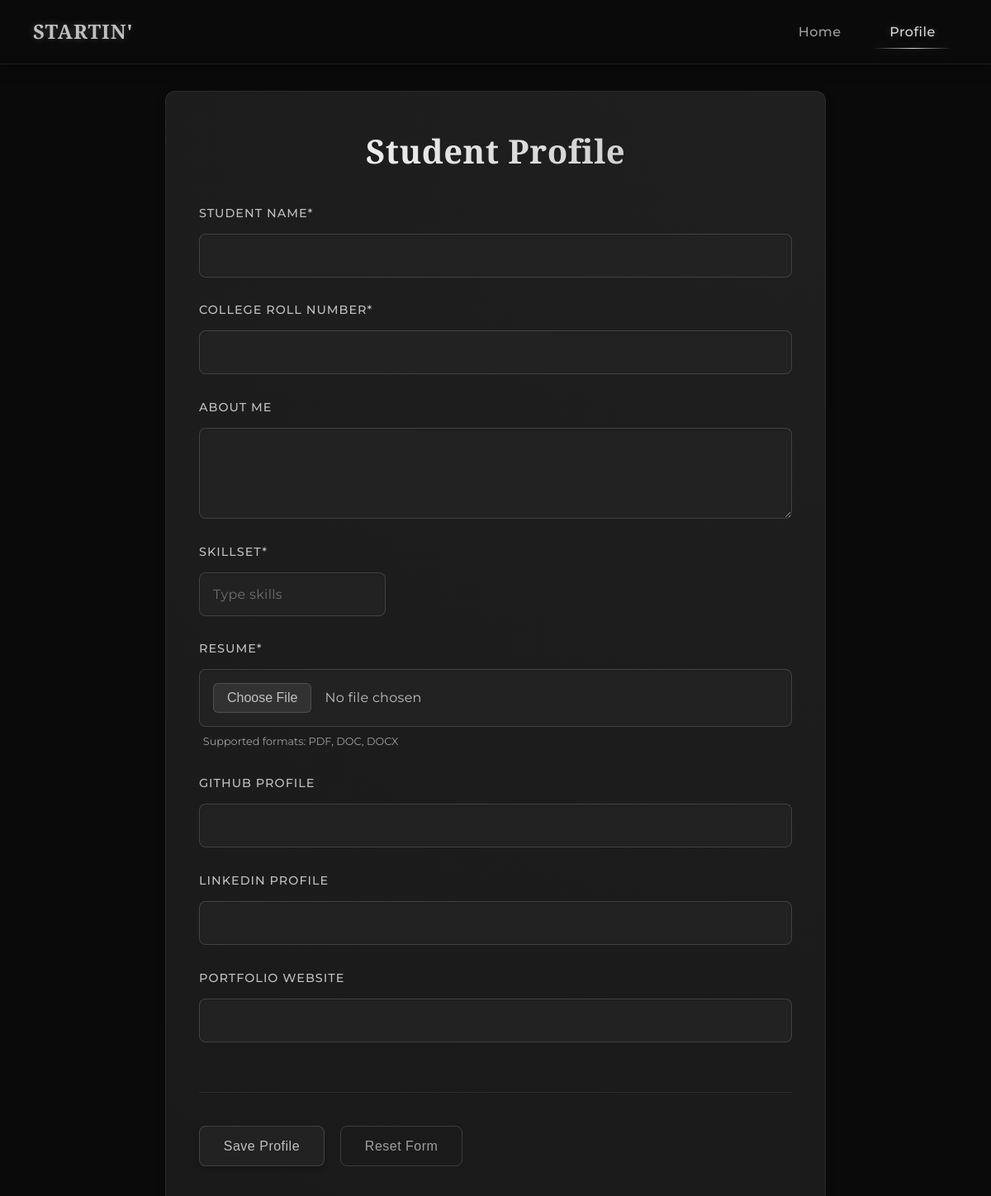
Page /student/profile (signed in) on the earlier database version.
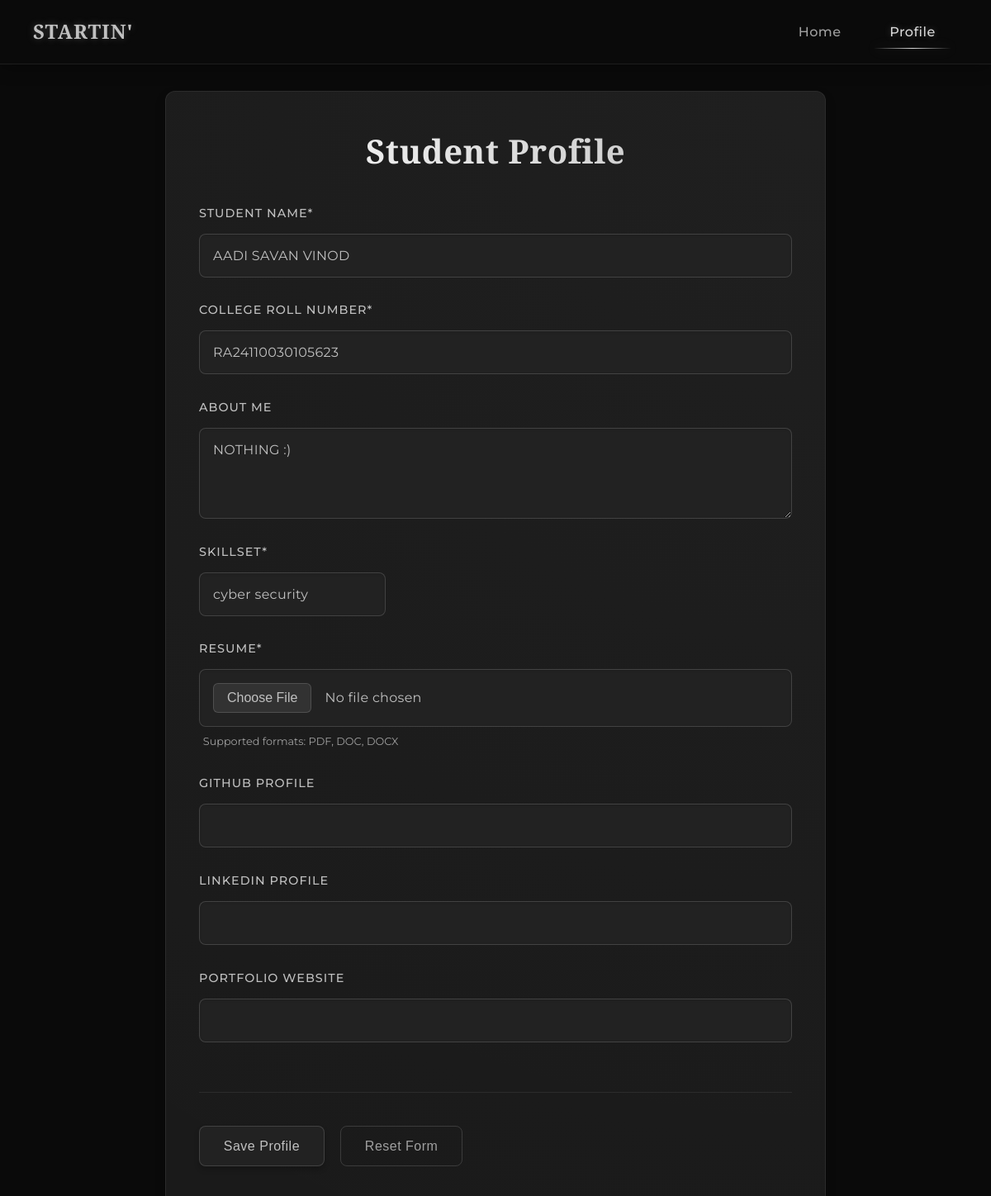
Same page on the later database version.
### Models.py (models this page shows)
class StudentProfile(db.Model):
    __tablename__ = "student_profile"
    id = db.Column(db.Integer, primary_key=True)
    student_id = db.Column(db.Integer, db.ForeignKey("student_registeration.id"), unique=True, nullable=False)
    name = db.Column(db.String(100), nullable=False)
    college_roll = db.Column(db.String(50), nullable=False, unique=True)
    about = db.Column(db.Text)
    skillset = db.Column(db.String(300))
    resume = db.Column(db.String(200))
    github = db.Column(db.String(200))
    linkedin = db.Column(db.String(200))
    portfolio = db.Column(db.String(200))
    listings = db.relationship("StudentListing", backref="student", lazy=True)

### app.py (the view, shortened to what this page needs)
@app.route('/student/profile', methods=["GET", "POST"])
def profile():
    student_id = session.get('student_id')
    if not student_id:
        return redirect(url_for('login_student'))
    profile = StudentProfile.query.filter_by(student_id=student_id).first()
    return render_template('profile_student.html', profile=profile)

### templates/profile_student.html (shortened to what this page needs)
<!DOCTYPE html>
<html lang="en">
<head>
    <link rel="stylesheet" href="{{url_for('static',filename = 'portfolio_style.css')}}">
    <link rel="stylesheet" href="https://cdnjs.cloudflare.com/ajax/libs/font-awesome/6.4.0/css/all.min.css">
</head>
<body>
<nav class="navbar">
    <div class="nav-brand">STARTIN'</div>
    <div class="nav-links">
        <a href="{{url_for('index1')}}">Home</a>
        <a href="{{url_for('profile')}}" class="active">Profile</a>
    </div>
</nav>
<main>
    <div class="profile-form-container">
        <h1>Student Profile</h1>
        <form method = "POST" id = "studentProfileForm" class="profile-form">
            <div class="form-group">
                <label for="studentName">Student Name*</label>
                <input type="text" id="studentName" name="studentName" value="{{ profile.name if profile else '' }}" required>
            </div>
            <div class="form-group">
                <label for="rollNumber">College Roll Number*</label>
                <input type="text" id="rollNumber" name="rollNumber" value="{{ profile.college_roll if profile else '' }}" required>
            </div>
            <div class="form-group">
                <label for="aboutMe">About Me</label>
                <textarea id="aboutMe" name="aboutMe" rows="4">{{ profile.about if profile else '' }}</textarea>
            </div>
            <div class="form-group">
                <label for="skillset">Skillset*</label>
                <div class="tags-input-container">
                    <input type="text" id="skillset" name="skillset" placeholder="Type skills" value="{{ profile.skillset if profile else '' }}">
                </div>
            </div>
            <div class="form-group">
                <label for="resume">Resume*</label>
                <div class="file-upload">
                    <input type="file" id="resume" name="resume" accept=".pdf,.doc,.docx" required>
                    <div class="file-upload-info">Supported formats: PDF, DOC, DOCX</div>
                </div>
            </div>
            <div class="form-group">
                <label for="github">GitHub Profile</label>
                <input type="url" id="github" name="github" value="{{ profile.github if profile else '' }}">
            </div>
            <div class="form-group">
                <label for="linkedin">LinkedIn Profile</label>
                <input type="url" id="linkedin" name="linkedin" value="{{ profile.linkedin if profile else '' }}">
            </div>
            <div class="form-group">
                <label for="portfolio">Portfolio Website</label>
                <input type="url" id="portfolio" name="portfolio" value="{{ profile.portfolio if profile else '' }}">
            </div>
            <div class="form-actions">
                <button type="submit" class="btn-primary">Save Profile</button>
                <button type="reset" class="btn-secondary">Reset Form</button>
            </div>
        </form>
    </div>
</main>
</body>
</html>

Differences in the rows shown:
added StudentProfile: studentName "AADI SAVAN VINOD", rollNumber "RA24110030105623", aboutMe "NOTHING :)", skillset "cyber security"
